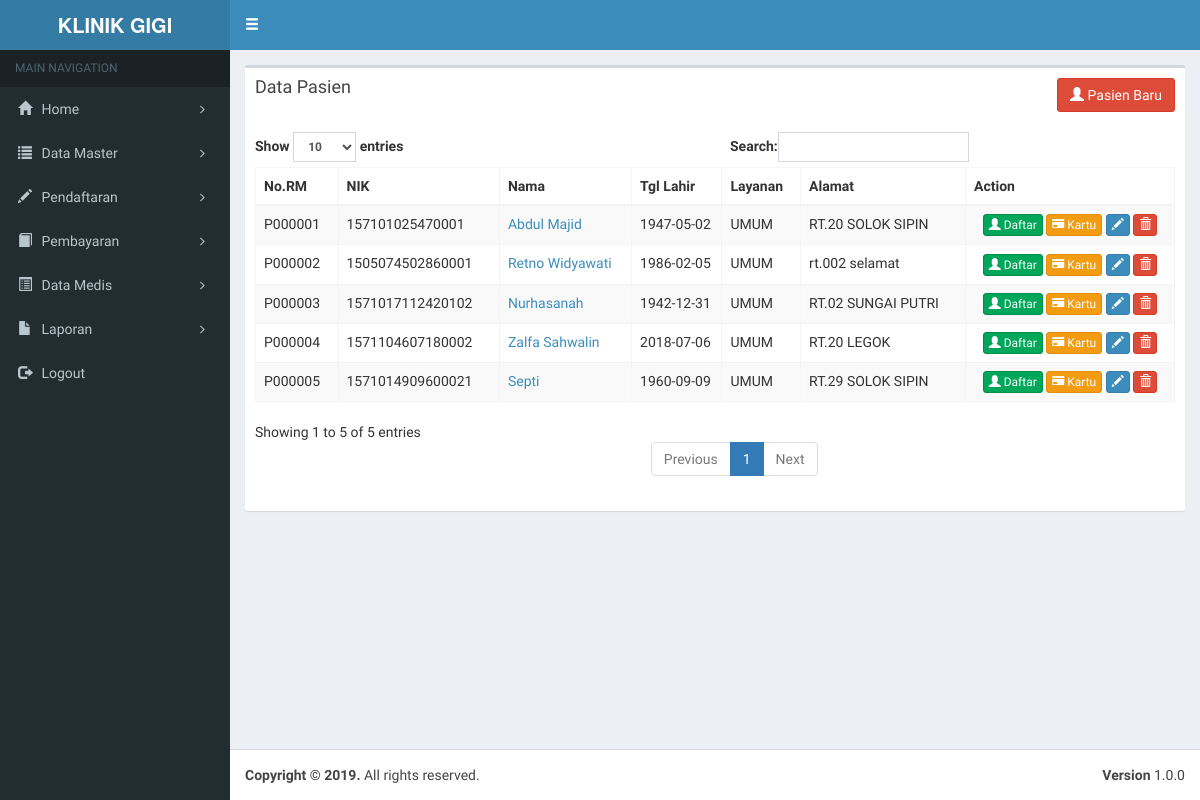
Page /index.php?page=pasien (signed in) on the earlier database version.
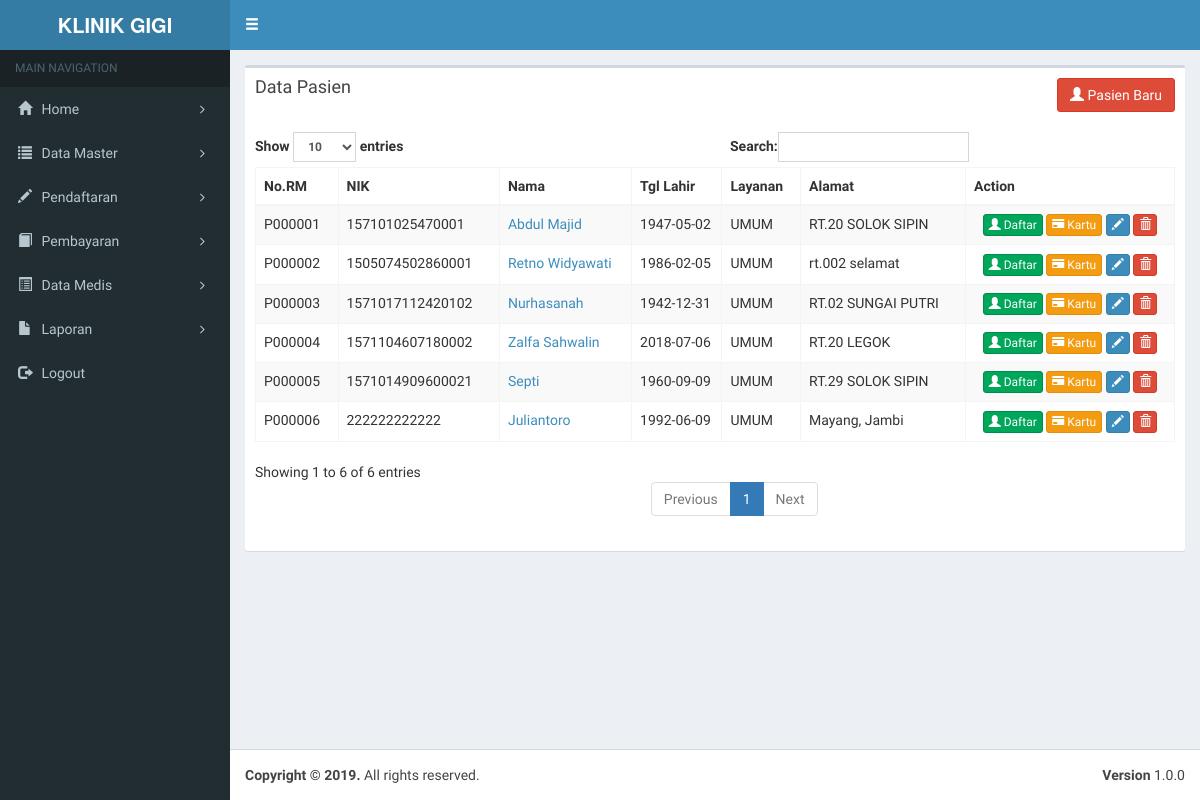
Same page on the later database version.
### tables this page shows
CREATE TABLE `pasien` (
  `id_pasien` int(4) NOT NULL AUTO_INCREMENT,
  `no_rm` varchar(21) NOT NULL,
  `no_kk` varchar(20) DEFAULT NULL,
  `nik` varchar(20) DEFAULT NULL,
  `nama` varchar(55) DEFAULT NULL,
  `tgl_lhr` date DEFAULT NULL,
  `jk` varchar(20) DEFAULT NULL,
  `alamat` text DEFAULT NULL,
  `layanan` varchar(10) DEFAULT NULL,
  `no_hp` varchar(15) DEFAULT NULL,
  `ket` varchar(55) DEFAULT NULL,
  PRIMARY KEY (`no_rm`),
  KEY `id_pasien` (`id_pasien`)
);

### pasien.php (the view, shortened to what this page needs)
<div class="row">
	<div class="col-xs-12">
		<div class="box">
			<div class="box-header">
				<h3 class="box-title">Data Pasien</h3>
				<a href="index.php?page=daftar" class="btn btn-danger pull-right"><span class='glyphicon glyphicon-user'></span> Pasien Baru</a>
			</div>
			<div class="box-body">
				<table id="example1" class="table table-bordered table-striped">
					<thead>
						<tr>
							<th>No.RM</th>
							<th>NIK</th>
							<th>Nama </th>
							<th>Tgl Lahir</th>
							<th>Layanan</th>
							<th>Alamat</th>
							<th>Action</th>
						</tr>
					</thead>
					<tbody>
						<?php
						$qu = mysqli_query($con, "select * from pasien order by id_pasien asc");
						while ($has = mysqli_fetch_row($qu)) {
							echo "
								<tr>
									<td>$has[1]</td>
									<td>$has[3]</td>
									<td><a href='index.php?page=history&id=$has[0]'>$has[4]</a></td>
									<td>$has[5]</td>
									<td>$has[8]</td>
									<td>$has[7]</td>
									<td style='text-align:center'>
						<a href='index.php?page=pendaftaran&id=$has[0]'><span data-placement='top' data-toggle='tooltip' title='Pendaftaran'><button class='btn btn-success btn-xs' data-title='Edit' data-toggle='modal' data-target='#edit' > <span class='glyphicon glyphicon-user'></span> Daftar </button><span></a>
						<a href='kartu.php?id=$has[0]' target='_blank'><span data-placement='top' data-toggle='tooltip' title='Pendaftaran'><button class='btn btn-warning btn-xs' data-title='Edit' data-toggle='modal' data-target='#edit' > <span class='glyphicon glyphicon-credit-card'></span> Kartu </button><span></a>
						<a href='index.php?page=daftar&id=$has[0]'><span data-placement='top' data-toggle='tooltip' title='Edit'><button class='btn btn-primary btn-xs' data-title='Edit' data-toggle='modal' data-target='#edit' ><span class='glyphicon glyphicon-pencil'></span></button><span></a>
						<a href='hapuspasien.php?id=$has[0]' onClick=\"return confirm('Anda yakin menghapus data Pasien ini ?')\" class='btn btn-danger btn-xs'><span class='glyphicon glyphicon-trash'></span></a>
									</td>
								</tr>
								";
						}
						?>
					</tbody>
				</table>
			</div>
		</div>
	</div>
</div>

### index.php (shortened to what this page needs)
<?php
include "config.php";
?>
<!DOCTYPE html>
<html>
<head>
    <link href="//netdna.bootstrapcdn.com/font-awesome/4.0.3/css/font-awesome.min.css" rel="stylesheet">
    <link rel="stylesheet" href="bootstrap/css/bootstrap.min.css">
    <link rel="stylesheet" href="dist/css/AdminLTE.min.css">
    <link rel="stylesheet" href="dist/css/skins/_all-skins.min.css">
    <link rel="stylesheet" href="dist/css/summernote.css">
</head>
<body class="hold-transition skin-blue sidebar-mini">
    <div class="wrapper">
        <header class="main-header">
            <a href="#" class="logo">
                <span class="logo-lg"><b>KLINIK GIGI</b></span>
            </a>
            <nav class="navbar navbar-static-top" role="navigation">
                <a href="#" class="sidebar-toggle" data-toggle="offcanvas" role="button">
                    <span class="glyphicon glyphicon-menu-hamburger"></span>
                </a>
            </nav>
        </header>
        <?php include 'menu.php'; ?>
        <div class="content-wrapper">
            <section class="content">
                <?php
                if (isset($_GET['page'])) {
                    switch ($_GET['page']) {
                        case 'pasien':
                            include 'pasien.php';
                            break;
                    }
                } else {
                    include 'dashboard.php';
                }
                ?>
            </section>
        </div>
        <footer class="main-footer">
            <div class="pull-right hidden-xs">
                <b>Version</b> 1.0.0
            </div>
            <strong>Copyright &copy; 2019.</strong> All rights reserved.
        </footer>
    </div>
</body>
</html>

### menu.php (shortened to what this page needs)
<aside class="main-sidebar">
  <section class="sidebar">
    <ul class="sidebar-menu">
      <li class="header">MAIN NAVIGATION</li>
      <?php if ($_SESSION['level'] == 'owner') { ?>
        <li class="treeview">
          <a href="index.php?page=home">
            <i class="glyphicon glyphicon-home"></i> <span>Home</span>
            <i class="fa fa-angle-right pull-right"></i>
          </a>
        </li>
        <li class="treeview">
          <a href="#">
            <i class="glyphicon glyphicon-file"></i> <span>Laporan</span>
            <i class="fa fa-angle-right pull-right"></i>
          </a>
          <ul class="treeview-menu">
            <li><a href="index.php?page=lap"><i class="glyphicon glyphicon-pencil"></i> Preview Data</a></li>
            <li><a href="index.php?page=cetak"><i class="glyphicon glyphicon-list active"></i> Print Data</a></li>
            <li><a href="index.php?page=grafik"><i class="glyphicon glyphicon-book active"></i> Grafik</a></li>
          </ul>
        </li>
        <li><a href="logout.php"><i class="glyphicon glyphicon-log-out"></i> <span>Logout</span></a></li>
      <?php } else { ?>
        <li class="treeview">
          <a href="index.php?page=home">
            <i class="glyphicon glyphicon-home"></i> <span>Home</span>
            <i class="fa fa-angle-right pull-right"></i>
          </a>
        </li>
        <li class="treeview">
          <a href="">
            <i class="glyphicon glyphicon-list"></i> <span>Data Master</span>
            <i class="fa fa-angle-right pull-right"></i>
          </a>
        </li>
        <li class="treeview">
          <a href="index.php?page=pasien">
            <i class="glyphicon glyphicon-pencil"></i> <span>Pendaftaran</span>
            <i class="fa fa-angle-right pull-right"></i>
          </a>
        </li>
        <li class="treeview">
          <a href="index.php?page=bayar">
            <i class="glyphicon glyphicon-book"></i> <span>Pembayaran</span>
            <i class="fa fa-angle-right pull-right"></i>
          </a>
        </li>
        <li class="treeview">
          <a href="index.php?page=medis">
            <i class="glyphicon glyphicon-list-alt"></i> <span>Data Medis</span>
            <i class="fa fa-angle-right pull-right"></i>
          </a>
        </li>
        <li class="treeview">
          <a href="#">
            <i class="glyphicon glyphicon-file"></i> <span>Laporan</span>
            <i class="fa fa-angle-right pull-right"></i>
          </a>
        </li>
        <li><a href="logout.php"><i class="glyphicon glyphicon-log-out"></i> <span>Logout</span></a></li>
      <?php } ?>
    </ul>
  </section>
</aside>

Differences in the rows shown:
added pasien: no_rm "P000006", nik "222222222222", nama "Juliantoro", tgl_lhr "1992-06-09", layanan "UMUM", alamat "Mayang, Jambi", id_pasien 6 (drawn)
Other differences:
text written by a page script: "Show entries Search: Showing 1 to 5 of 5 entries Previous 1 Next" → "Show entries Search: Showing 1 to 6 of 6 entries Previous 1 Next"
